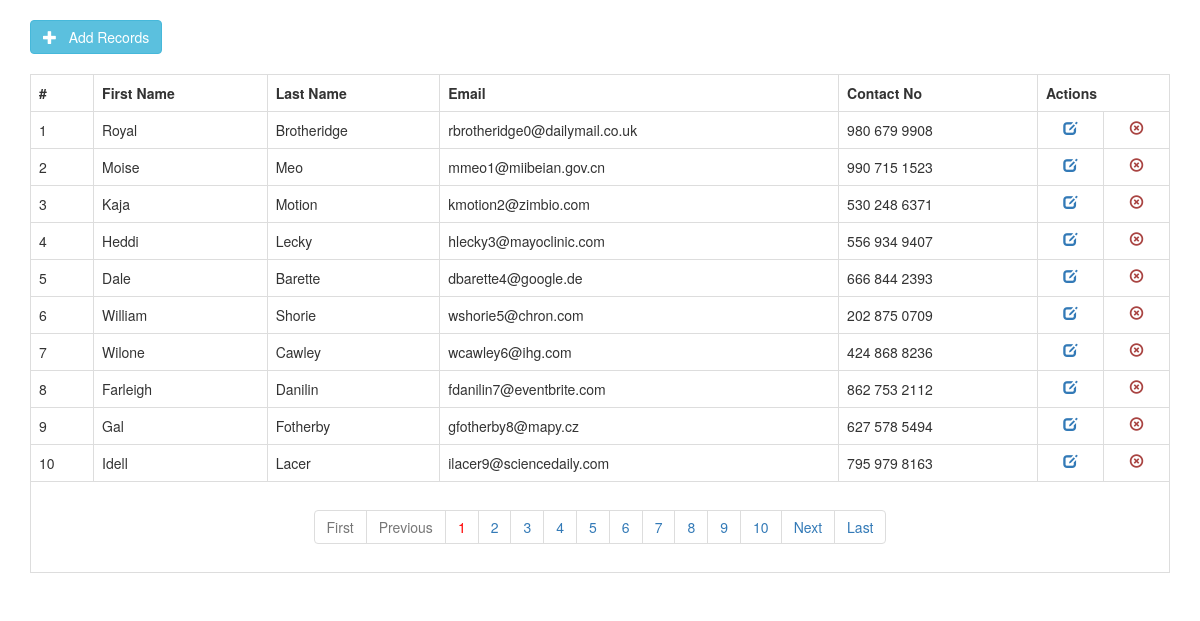
The page / on the database its author committed.
### tables this page shows
CREATE TABLE IF NOT EXISTS `tbl_users` (
  `id` int(11) NOT NULL AUTO_INCREMENT,
  `first_name` varchar(100) NOT NULL,
  `last_name` varchar(100) NOT NULL,
  `email_id` varchar(50) NOT NULL,
  `contact_no` varchar(50) NOT NULL DEFAULT '',
  PRIMARY KEY (`id`)
);

### class.crud.php (the view, shortened to what this page needs)
<?php
class crud
{
    private $db;
    function __construct($DB_con)
    {
        $this->db = $DB_con;
    }
    public function dataview($query)
    {
        $stmt = $this->db->prepare($query);
        $stmt->execute();
        if ($stmt->rowCount() > 0) {
            while ($row = $stmt->fetch(PDO::FETCH_ASSOC)) {
                ?>
                <tr>
                    <td><?php echo($row['id']); ?></td>
                    <td><?php echo($row['first_name']); ?></td>
                    <td><?php echo($row['last_name']); ?></td>
                    <td><?php echo($row['email_id']); ?></td>
                    <td><?php echo($row['contact_no']); ?></td>
                    <td align="center">
                        <a href="edit-data.php?edit_id=<?php echo($row['id']); ?>">
                        <i class="glyphicon glyphicon-edit"></i></a>
                    </td>
                    <td align="center">
                        <a class="text-danger" href="delete.php?delete_id=<?php echo($row['id']); ?>">
                        <i class="glyphicon glyphicon-remove-circle"></i></a>
                    </td>
                </tr>
                <?php
            }
        } else {
            ?>
            <tr>
                <td>Nothing here...</td>
            </tr>
            <?php
        }
    }
    public function paginglink($query, $records_per_page)
    {
        $self = $_SERVER['PHP_SELF'];
        $stmt = $this->db->prepare($query);
        $stmt->execute();
        $total_no_of_records = $stmt->rowCount();
        if ($total_no_of_records > 0) {
            ?>
            <ul class="pagination"><?php
            $total_no_of_pages = ceil($total_no_of_records / $records_per_page);
            $current_page = 1;
            if($current_page == 1) {
                echo "<li class='disabled'><a href=''>First</a></li>";
                echo "<li class='disabled'><a href=''>Previous</a></li>";
            }
            for ($i = 1; $i <= $total_no_of_pages; $i++) {
                if ($i == $current_page) {
                    echo "<li><a href='" . $self . "?page=" . $i . "' style='color:red;'>" . $i . "</a></li>";
                } else {
                    echo "<li><a href='" . $self . "?page=" . $i . "'>" . $i . "</a></li>";
                }
            }
            if ($current_page != $total_no_of_pages) {
                $next = $current_page + 1;
                echo "<li><a href='" . $self . "?page=" . $next . "'>Next</a></li>";
                echo "<li><a href='" . $self . "?page=" . $total_no_of_pages . "'>Last</a></li>";
            }
            ?></ul><?php
        }
    }
}

### header.php (shortened to what this page needs)
<!DOCTYPE html PUBLIC "-//W3C//DTD XHTML 1.0 Transitional//EN"
        "http://www.w3.org/TR/xhtml1/DTD/xhtml1-transitional.dtd">
<html xmlns="http://www.w3.org/1999/xhtml">
<head>
    <link href="//netdna.bootstrapcdn.com/bootstrap/3.0.0/css/bootstrap.min.css" rel="stylesheet">
</head>
<body>
<br>

### index.php (shortened to what this page needs)
<?php
include_once 'dbconfig.php';
?>
<?php include_once 'header.php'; ?>
    <div class="container">
        <a href="add-data.php" class="btn btn-large btn-info"><i class="glyphicon glyphicon-plus"></i> &nbsp; Add
            Records</a>
    </div>
    <div class="clearfix"></div><br/>
    <div class="container">
        <table class='table table-bordered table-responsive'>
            <tr>
                <th>#</th>
                <th>First Name</th>
                <th>Last Name</th>
                <th>Email</th>
                <th>Contact No</th>
                <th colspan="2" align="center">Actions</th>
            </tr>
            <?php
            $query = "SELECT * FROM tbl_users";
            $records_per_page = 10;
            $newquery = $crud->paging($query, $records_per_page);
            $crud->dataview($newquery);
            ?>
            <tr>
                <td colspan="7" align="center">
                    <div class="pagination-wrap">
                        <?php $crud->paginglink($query,$records_per_page); ?>
                    </div>
                </td>
            </tr>
        </table>
    </div>
<?php include_once 'footer.php'; ?>

### footer.php
</body>
</html>

### rows shown on the page
tbl_users: id "1", first_name "Royal", last_name "Brotheridge", email "rbrotheridge0@dailymail.co.uk", contact_no "980 679 9908"
tbl_users: id "2", first_name "Moise", last_name "Meo", email "mmeo1@miibeian.gov.cn", contact_no "990 715 1523"
tbl_users: id "3", first_name "Kaja", last_name "Motion", email "kmotion2@zimbio.com", contact_no "530 248 6371"
tbl_users: id "4", first_name "Heddi", last_name "Lecky", email "hlecky3@mayoclinic.com", contact_no "556 934 9407"
tbl_users: id "5", first_name "Dale", last_name "Barette", email "dbarette4@google.de", contact_no "666 844 2393"
tbl_users: id "6", first_name "William", last_name "Shorie", email "wshorie5@chron.com", contact_no "202 875 0709"
tbl_users: id "7", first_name "Wilone", last_name "Cawley", email "wcawley6@ihg.com", contact_no "424 868 8236"
tbl_users: id "8", first_name "Farleigh", last_name "Danilin", email "fdanilin7@eventbrite.com", contact_no "862 753 2112"
tbl_users: id "9", first_name "Gal", last_name "Fotherby", email "gfotherby8@mapy.cz", contact_no "627 578 5494"
tbl_users: id "10", first_name "Idell", last_name "Lacer", email "ilacer9@sciencedaily.com", contact_no "795 979 8163"
